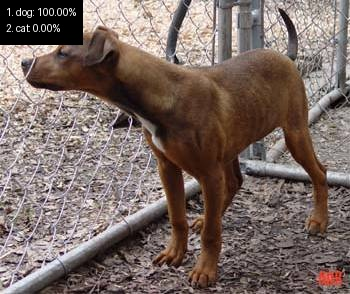
#> input picture artifacts_catsdogs_infer/overlay.jpg, 350 x 294 px
$ python make_input_bin.py artifacts_catsdogs_infer/overlay.jpg
#> lines starting #> are read from the running program, lines starting #| are printed output that depends on the picture
#!/usr/bin/env python3
"""
Convert an image to ExecuTorch input_0.bin (FP32, shape [1,3,H,W], NCHW, little-endian).
Defaults to MobileNetV2 normalization.

Examples:
  python3 make_input_bin.py /path/to/image.jpg \
      --out-dir ./artifacts_from_image \
      --height 224 --width 224 \
      --preset mobilenet_v2

  # No normalization (just scale to [0,1])
  python3 make_input_bin.py /path/to/image.jpg --preset none

  # Custom mean/std
  python3 make_input_bin.py /path/to/image.jpg \
      --mean 0.5,0.5,0.5 --std 0.5,0.5,0.5

  # Also copy a .pte into the output directory
  python3 make_input_bin.py /path/to/image.jpg --out-dir ./artifacts --copy-pte ./mv2_xnnpack.pte
"""

import argparse
import os
import sys
from array import array
from typing import List

try:
    from PIL import Image
except Exception as e:
    print("[ERROR] Pillow (PIL) is required. Install: python -m pip install pillow", file=sys.stderr)
    sys.exit(1)


def parse_floats_csv(s: str, expected: int) -> List[float]:
    vals = [v for v in s.replace(" ", "").split(",") if v]
    if len(vals) != expected:
        raise ValueError(f"Expected {expected} comma-separated values, got {len(vals)}: '{s}'")
    return [float(v) for v in vals]


def main():
    parser = argparse.ArgumentParser(description="Make ExecuTorch input_0.bin from an image")
    parser.add_argument("image", type=str, help="Path to input image (RGB)")
    parser.add_argument("--out-dir", type=str, default=os.path.join(os.path.dirname(__file__), "artifacts_from_image"), help="Output directory; input_0.bin will be written here")
    parser.add_argument("--height", type=int, default=224, help="Resize height")
    parser.add_argument("--width", type=int, default=224, help="Resize width")
    parser.add_argument("--preset", type=str, choices=["mobilenet_v2", "none"], default="mobilenet_v2", help="Normalization preset")
    parser.add_argument("--mean", type=str, default=None, help="Override mean as 'r,g,b' (floats)")
    parser.add_argument("--std", type=str, default=None, help="Override std as 'r,g,b' (floats)")
    parser.add_argument("--copy-pte", type=str, default=None, help="Optional: copy a .pte into out-dir (for convenience)")

    args = parser.parse_args()

    os.makedirs(args.out_dir, exist_ok=True)

    # Load image and resize
    img = Image.open(args.image).convert("RGB").resize((args.width, args.height), Image.BILINEAR)
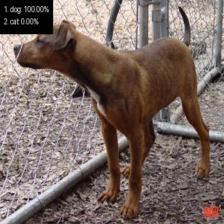
#> img: PIL image 224x224 RGB; mean R, G, B 121.4, 105.7, 100.1

    # Get channels as flat lists (row-major H*W)
    r, g, b = img.split()
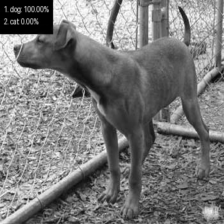
#> r: PIL image 224x224 L; min 0, max 255, mean 121.4
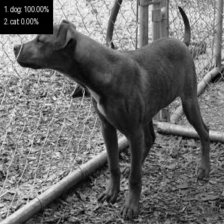
#> g: PIL image 224x224 L; min 0, max 250, mean 105.7
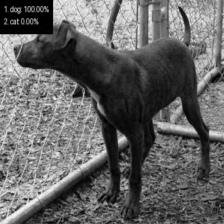
#> b: PIL image 224x224 L; min 0, max 250, mean 100.1
    r_lst = list(r.getdata())
#> r_lst = 50176 items
    g_lst = list(g.getdata())
#> g_lst = 50176 items
    b_lst = list(b.getdata())
#> b_lst = 50176 items

    # Determine normalization
    if args.mean is not None and args.std is not None:
        mean = parse_floats_csv(args.mean, 3)
        std = parse_floats_csv(args.std, 3)
    elif args.preset == "mobilenet_v2":
        mean = [0.485, 0.456, 0.406]
        std = [0.229, 0.224, 0.225]
    else:
        mean = None
        std = None

    def to_norm(chan, m=None, s=None):
        if m is None or s is None:  # no normalization; scale to [0,1]
            return [(v / 255.0) for v in chan]
        return [((v / 255.0) - m) / s for v in chan]

    rn = to_norm(r_lst, mean[0], std[0]) if mean is not None else to_norm(r_lst)
#> rn = 50176 items
    gn = to_norm(g_lst, mean[1], std[1]) if mean is not None else to_norm(g_lst)
#> gn = 50176 items
    bn = to_norm(b_lst, mean[2], std[2]) if mean is not None else to_norm(b_lst)
#> bn = 50176 items

    # Pack as FP32 NCHW [1,3,H,W] => C-major (R plane, then G, then B)
    buf = array('f')
    buf.extend(rn)
    buf.extend(gn)
    buf.extend(bn)

    out_path = os.path.join(args.out_dir, "input_0.bin")
    with open(out_path, "wb") as f:
        buf.tofile(f)

    # Optional: copy .pte
    if args.copy_pte:
        import shutil
        shutil.copy2(args.copy_pte, os.path.join(args.out_dir, os.path.basename(args.copy_pte)))

    nbytes = os.path.getsize(out_path)
    nh, nw = args.height, args.width
    print("[OK] Wrote:", out_path)
    print("     shape=[1,3,%d,%d] bytes=%d" % (nh, nw, nbytes))


if __name__ == "__main__":
    main()
